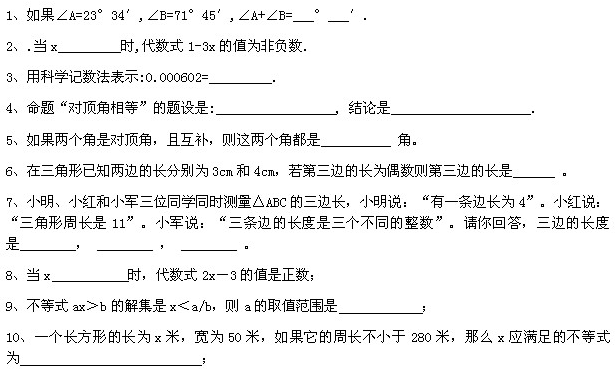
//> input picture Opencv_task61-80/photo/fill.png, 615 x 380 px
$ ./070形态学应用_用基本梯度实现轮廓分析   (built with g++ and OpenCV 4)
//> lines starting //> are read from the running program, lines starting //| are printed output that depends on the picture; after the words box and inside, x2 and y2 are one past the last pixel; in counts of white or black regions, pixels touching at a corner belong together
#include <opencv2/imgproc.hpp>
#include <opencv2/highgui.hpp>
#include <math.h>
using namespace cv;
using namespace std;
int main(int argc, char** argv)
{
	Mat src = imread("photo/fill.png");
//> src is the input picture: 380 rows x 615 cols, CV_8UC3; min 0, max 255, mean 239.7

	if (src.empty()) {
		printf("could not load image...\n");
		return -1;
	}
	namedWindow("input", WINDOW_AUTOSIZE);
	imshow("input", src);

	// 形态学梯度 - 基本梯度
	Mat basic, gray, binary;
	Mat se = getStructuringElement(MORPH_RECT, Size(3, 3), Point(-1, -1));
	morphologyEx(src, basic, MORPH_GRADIENT, se);
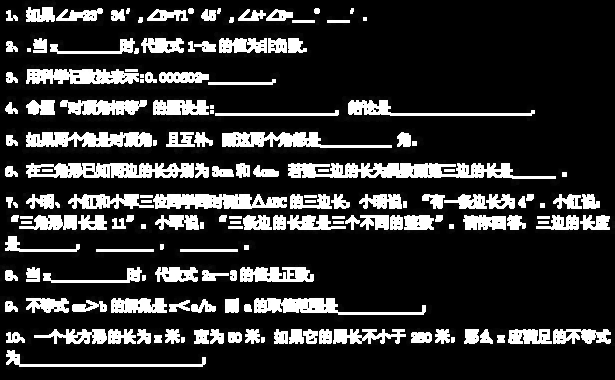
//> basic: 380 rows x 615 cols, CV_8UC3; min 0, max 255, mean 48.1
	imshow("basic gradient", basic);

	cvtColor(basic, gray, COLOR_BGR2GRAY);
	threshold(gray, binary, 0, 255, THRESH_BINARY | THRESH_OTSU);
//> binary: 380 rows x 615 cols, CV_8UC1; 18.5% white; 165 white regions (6 under 20 px), largest, box (x1, y1, x2, y2) and area: (288, 163, 556, 179) 2697, (26, 163, 194, 178) 1912, (153, 194, 287, 209) 1573
	imshow("binary", binary);

	se = getStructuringElement(MORPH_RECT, Size(1, 5), Point(-1, -1));
	morphologyEx(binary, binary, MORPH_DILATE, se);
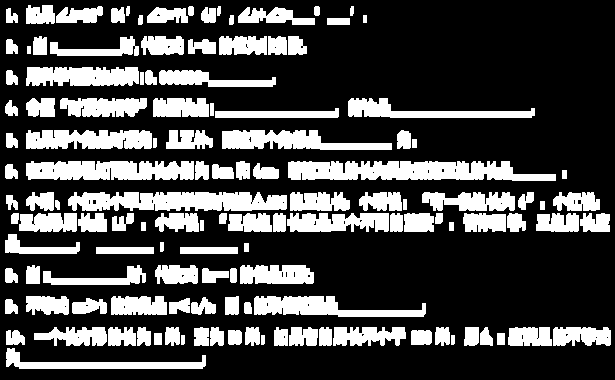
//> binary: 380 rows x 615 cols, CV_8UC1; 28.1% white; 128 white regions
	vector<vector<Point>> contours;
	vector<Vec4i> hierarchy;
	findContours(binary, contours, hierarchy, RETR_EXTERNAL, CHAIN_APPROX_SIMPLE);
//> contours = 128 contours; largest, box (x1, y1, x2, y2) and area: (288, 161, 556, 181) 3743, (68, 192, 287, 211) 3149, (26, 161, 194, 180) 2590, (222, 130, 392, 150) 1928, (254, 296, 426, 317) 1902
	for (size_t c = 0; c < contours.size(); c++) {
		Rect rect = boundingRect(contours[c]);
		double area = contourArea(contours[c]);
		if (area < 200)
			continue;
		int h = rect.height;
		int w = rect.width;
		if (h > (3 * w) || h < 20)
			continue;
		rectangle(src, rect, Scalar(0, 0, 255), 1, 8, 0);
	}
//> this loop made 128 passes
//> (rect, area, h, w) on passes 1, 7, 10, 11, 13, 14, 15, 16, 17, 18, 19, 21: (Rect(6, 348, 200, 21), 1324.5, 21, 200), (Rect(411, 330, 21, 15), 270.5, 15, 21), (Rect(553, 327, 58, 19), 842.5, 19, 58), (Rect(508, 327, 44, 19), 686.5, 19, 44), (Rect(464, 327, 15, 19), 233, 19, 15), (Rect(435, 327, 15, 19), 211.5, 19, 15), (Rect(333, 327, 73, 19), 930, 19, 73), (Rect(319, 327, 13, 19), 201, 19, 13), (Rect(289, 327, 29, 19), 410.5, 19, 29), (Rect(274, 327, 14, 19), 206.5, 19, 14), (Rect(245, 327, 15, 19), 211.5, 19, 15), (Rect(194, 327, 15, 19), 231, 19, 15)
//> (rect, area) on passes 2, 3, 4, 5, 6, 8: (Rect(451, 335, 4, 10), 26.5), (Rect(261, 335, 4, 10), 26.5), (Rect(181, 335, 4, 10), 26.5), (Rect(497, 333, 8, 12), 77), (Rect(154, 333, 8, 12), 77), (Rect(228, 330, 14, 15), 174.5)
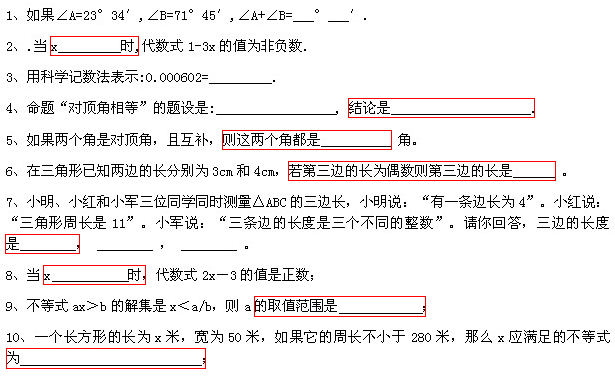
//> src: 380 rows x 615 cols, CV_8UC3; 1.21% of pixels changed, all inside (x1, y1, x2, y2) = (5, 36, 556, 369)
	imshow("result", src);
	waitKey(0);
	return 0;
}
